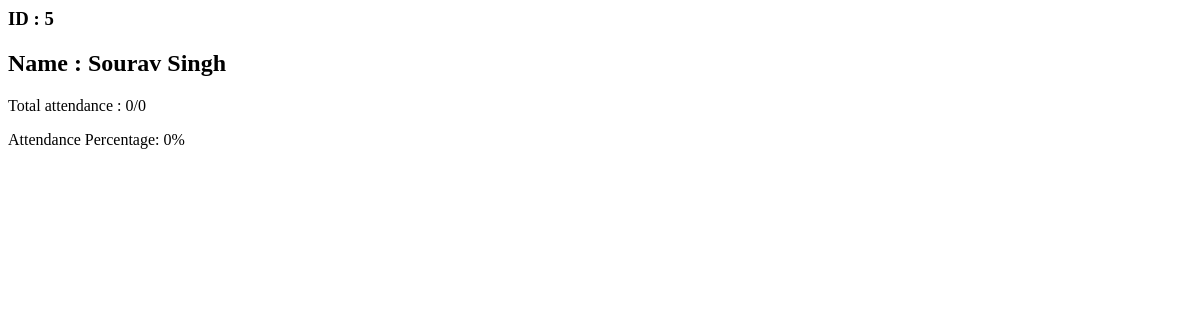
The page /student-attendance/5/ (signed in) on the database as committed earlier.
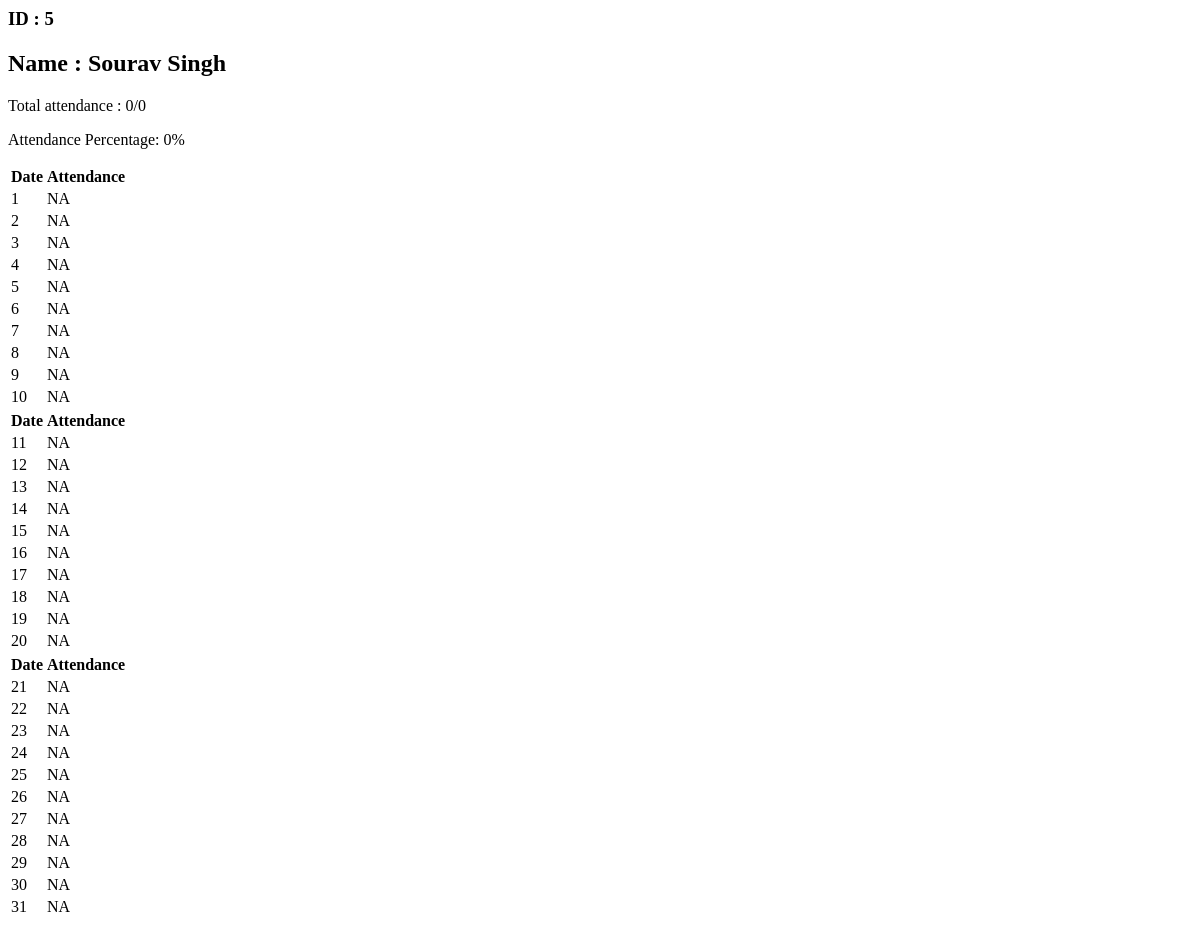
The same page on the database as committed later.
### attendance/models.py (models this page shows, shortened)
class Student(models.Model):
    user = models.OneToOneField(CustomUser,on_delete = models.CASCADE,default = 1)
    name = models.CharField(max_length = 100)

class Attendance(models.Model):
    datetime_var = datetime.now()
    month = datetime_var.month
    ATTENDANCE_CHOICES = (('Present','P'),('Absent','A'),('NA','NA'))
    month = models.CharField(default = month,max_length = 100 )
    user = models.ManyToManyField(Student)
    day1 = models.CharField(choices = ATTENDANCE_CHOICES,max_length = 100,default ='NA')
    day2 = models.CharField(choices = ATTENDANCE_CHOICES,max_length = 100,default ='NA')
    day3 = models.CharField(choices = ATTENDANCE_CHOICES,max_length = 100,default ='NA')
    day4 = models.CharField(choices = ATTENDANCE_CHOICES,max_length = 100,default ='NA')
    day5 = models.CharField(choices = ATTENDANCE_CHOICES,max_length = 100,default ='NA')
    day6 = models.CharField(choices = ATTENDANCE_CHOICES,max_length = 100,default ='NA')
    day7 = models.CharField(choices = ATTENDANCE_CHOICES,max_length = 100,default ='NA')
    day8 = models.CharField(choices = ATTENDANCE_CHOICES,max_length = 100,default ='NA')
    day9 = models.CharField(choices = ATTENDANCE_CHOICES,max_length = 100,default ='NA')
    day10 = models.CharField(choices = ATTENDANCE_CHOICES,max_length = 100,default ='NA')
    day11 = models.CharField(choices = ATTENDANCE_CHOICES,max_length = 100,default ='NA')
    day12 = models.CharField(choices = ATTENDANCE_CHOICES,max_length = 100,default ='NA')
    day13 = models.CharField(choices = ATTENDANCE_CHOICES,max_length = 100,default ='NA')
    day14 = models.CharField(choices = ATTENDANCE_CHOICES,max_length = 100,default ='NA')
    day15 = models.CharField(choices = ATTENDANCE_CHOICES,max_length = 100,default ='NA')
    day16 = models.CharField(choices = ATTENDANCE_CHOICES,max_length = 100,default ='NA')
    day17 = models.CharField(choices = ATTENDANCE_CHOICES,max_length = 100,default ='NA')
    day18 = models.CharField(choices = ATTENDANCE_CHOICES,max_length = 100,default ='NA')
    day19 = models.CharField(choices = ATTENDANCE_CHOICES,max_length = 100,default ='NA')
    day20 = models.CharField(choices = ATTENDANCE_CHOICES,max_length = 100,default ='NA')
    day21 = models.CharField(choices = ATTENDANCE_CHOICES,max_length = 100,default ='NA')
    day22 = models.CharField(choices = ATTENDANCE_CHOICES,max_length = 100,default ='NA')
    day23 = models.CharField(choices = ATTENDANCE_CHOICES,max_length = 100,default ='NA')
    day24 = models.CharField(choices = ATTENDANCE_CHOICES,max_length = 100,default ='NA')
    day25 = models.CharField(choices = ATTENDANCE_CHOICES,max_length = 100,default ='NA')
    day26 = models.CharField(choices = ATTENDANCE_CHOICES,max_length = 100,default ='NA')
    day27 = models.CharField(choices = ATTENDANCE_CHOICES,max_length = 100,default ='NA')
    day28 = models.CharField(choices = ATTENDANCE_CHOICES,max_length = 100,default ='NA')
    day29 = models.CharField(choices = ATTENDANCE_CHOICES,max_length = 100,default ='NA')
    day30 = models.CharField(choices = ATTENDANCE_CHOICES,max_length = 100,default ='NA')
    day31 = models.CharField(choices = ATTENDANCE_CHOICES,max_length = 100,default ='NA')

### attendance/views.py (the view)
# urls.py: url(r'^student-attendance/(?P<pk>[0-9]+)/$', views.StudentAttendance,name = 'StudentAttendance'),
@login_required
def StudentAttendance(request,pk):
    student = Student.objects.get(id = pk)
    attendances = Attendance.objects.filter(user = student)
    if request.user.is_teacher == True or request.user == student.user:
        attendance_variable = count_attendance(pk)
        out_of_attendance_variable = out_of_attendance(pk)
        if out_of_attendance_variable == 0:
            attendance_percentage = 0
        else:
            attendance_percentage = (attendance_variable/out_of_attendance_variable)*100
        if attendance_percentage < 75 and out_of_attendance_variable != 0:
            message = "WARNING : your attendance is below 75%, you are expected to have more than 75% to sit in exams!!!"
        else:
            message = ""
        return render(request,'StudentAttendance.html',{'student':student,'attendances':attendances,'attendance_variable':attendance_variable,'out_of_attendance_variable':out_of_attendance_variable,'attendance_percentage':attendance_percentage,'message':message})
    else:
        return HttpResponse('You can\'t access this')

### attendance/templates/StudentAttendance.html (shortened to what this page needs)
<html>
    <head>
    </head>
    <body>
        <p><h3>ID : {{student.id}}</h3></p>
        <p><h2>Name : {{student.name}}</h3></p>
        <P>Total attendance : {{attendance_variable}}/{{out_of_attendance_variable}}</P>
        <p>Attendance Percentage: {{attendance_percentage}}%</p>
        {% for attendance in attendances %}
            <table>
                <tr>
                    <th>Date</th>
                    <th>Attendance</th>
                </tr>
                <tr>
                    <td>1</td>
                    <td>{{attendance.day1}}</td>
                </tr>
                <tr>
                    <td>2</td>
                    <td>{{attendance.day2}}</td>
                </tr>
                <tr>
                    <td>3</td>
                    <td>{{attendance.day3}}</td>
                </tr>
                <tr>
                    <td>4</td>
                    <td>{{attendance.day4}}</td>
                </tr>
                <tr>
                    <td>5</td>
                    <td>{{attendance.day5}}</td>
                </tr>
                <tr>
                    <td>6</td>
                    <td>{{attendance.day6}}</td>
                </tr>
                <tr>
                    <td>7</td>
                    <td>{{attendance.day7}}</td>
                </tr>
                <tr>
                    <td>8</td>
                    <td>{{attendance.day8}}</td>
                </tr>
                <tr>
                    <td>9</td>
                    <td>{{attendance.day9}}</td>
                </tr>
                <tr>
                    <td>10</td>
                    <td>{{attendance.day10}}</td>
                </tr>
            </table>
            <table>
                <tr>
                    <th>Date</th>
                    <th>Attendance</th>
                </tr>
                <tr>
                    <td>11</td>
                    <td>{{attendance.day11}}</td>
                </tr>
                <tr>
                    <td>12</td>
                    <td>{{attendance.day12}}</td>
                </tr>
                <tr>
                    <td>13</td>
                    <td>{{attendance.day13}}</td>
                </tr>
                <tr>
                    <td>14</td>
                    <td>{{attendance.day14}}</td>
                </tr>
                <tr>
                    <td>15</td>
                    <td>{{attendance.day15}}</td>
                </tr>
                <tr>
                    <td>16</td>
                    <td>{{attendance.day16}}</td>
                </tr>
                <tr>
                    <td>17</td>
                    <td>{{attendance.day17}}</td>
                </tr>
                <tr>
                    <td>18</td>
                    <td>{{attendance.day18}}</td>
                </tr>
                <tr>
                    <td>19</td>
                    <td>{{attendance.day19}}</td>
                </tr>
                <tr>
                    <td>20</td>
                    <td>{{attendance.day20}}</td>
                </tr>
            </table>
            <table>
                <tr>
                    <th>Date</td>
                    <th>Attendance</td>
                </tr>
                <tr>
                    <td>21</td>
                    <td>{{attendance.day21}}</td>
                </tr>
                <tr>
                    <td>22</td>
                    <td>{{attendance.day22}}</td>
                </tr>
                <tr>
                    <td>23</td>
                    <td>{{attendance.day23}}</td>
                </tr>
                <tr>
                    <td>24</td>
                    <td>{{attendance.day24}}</td>
                </tr>
                <tr>
                    <td>25</td>
                    <td>{{attendance.day25}}</td>
                </tr>
                <tr>
                    <td>26</td>
                    <td>{{attendance.day26}}</td>
                </tr>
                <tr>
                    <td>27</td>
                    <td>{{attendance.day27}}</td>
                </tr>
                <tr>
                    <td>28</td>
                    <td>{{attendance.day28}}</td>
                </tr>
                <tr>
                    <td>29</td>
                    <td>{{attendance.day29}}</td>
                </tr>
                <tr>
                    <td>30</td>
                    <td>{{attendance.day30}}</td>
                </tr>
                <tr>
                    <td>31</td>
                    <td>{{attendance.day31}}</td>
                </tr>
            </table>
        {% endfor %}
    </body>
</html>

Rows that differ between the two databases and show on the page:
added Attendance: day1 "NA", day2 "NA", day3 "NA", day4 "NA", day5 "NA", day6 "NA", day7 "NA", day8 "NA", day9 "NA", day10 "NA", day11 "NA", day12 "NA", day13 "NA", day14 "NA", day15 "NA", day16 "NA", day17 "NA", day18 "NA", day19 "NA", day20 "NA", day21 "NA", day22 "NA", day23 "NA", day24 "NA", day25 "NA", day26 "NA", day27 "NA", day28 "NA", day29 "NA", day30 "NA", day31 "NA"
